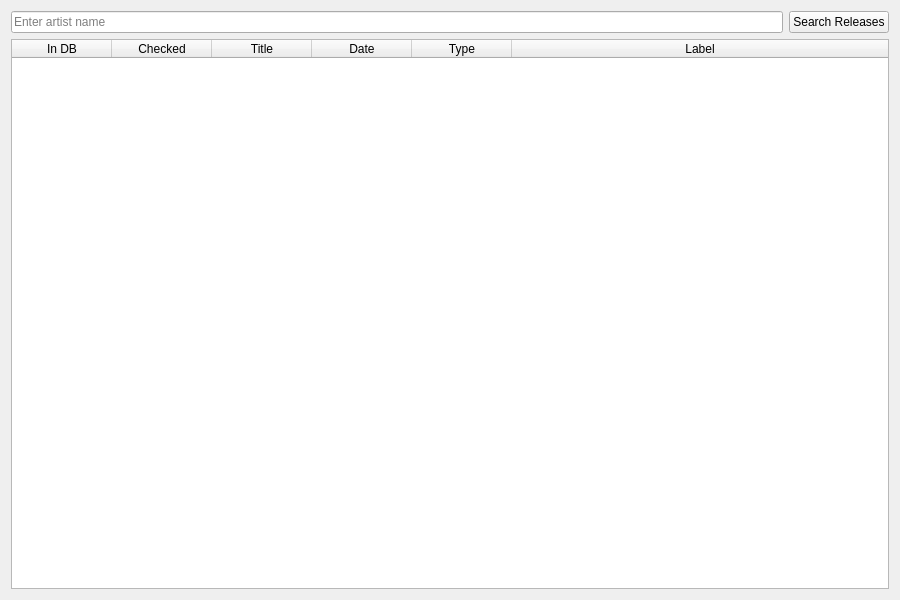
<?xml version="1.0" encoding="UTF-8"?>
<ui version="4.0">
 <class>MusicBrainzReleasesModule</class>
 <widget class="QWidget" name="MusicBrainzReleasesModule">
  <property name="geometry">
   <rect>
    <x>0</x>
    <y>0</y>
    <width>900</width>
    <height>600</height>
   </rect>
  </property>
  <layout class="QVBoxLayout" name="verticalLayout">
   <!-- Search input and button layout -->
   <item>
    <layout class="QHBoxLayout" name="search_layout">
     <item>
      <widget class="QLineEdit" name="artist_input">
       <property name="placeholderText">
        <string>Enter artist name</string>
       </property>
      </widget>
     </item>
     <item>
      <widget class="QPushButton" name="search_button">
       <property name="text">
        <string>Search Releases</string>
       </property>
      </widget>
     </item>
    </layout>
   </item>
   
   <!-- Results table -->
   <item>
    <widget class="QTableWidget" name="results_table">
     <property name="editTriggers">
      <set>QAbstractItemView::NoEditTriggers</set>
     </property>
     <property name="alternatingRowColors">
      <bool>true</bool>
     </property>
     <property name="selectionBehavior">
      <enum>QAbstractItemView::SelectRows</enum>
     </property>
     <property name="sortingEnabled">
      <bool>true</bool>
     </property>
     <attribute name="horizontalHeaderStretchLastSection">
      <bool>true</bool>
     </attribute>
     <column>
      <property name="text">
       <string>In DB</string>
      </property>
     </column>
     <column>
      <property name="text">
       <string>Checked</string>
      </property>
     </column>
     <column>
      <property name="text">
       <string>Title</string>
      </property>
     </column>
     <column>
      <property name="text">
       <string>Date</string>
      </property>
     </column>
     <column>
      <property name="text">
       <string>Type</string>
      </property>
     </column>
     <column>
      <property name="text">
       <string>Label</string>
      </property>
     </column>
    </widget>
   </item>
  </layout>
 </widget>
 <resources/>
 <connections/>
</ui>
